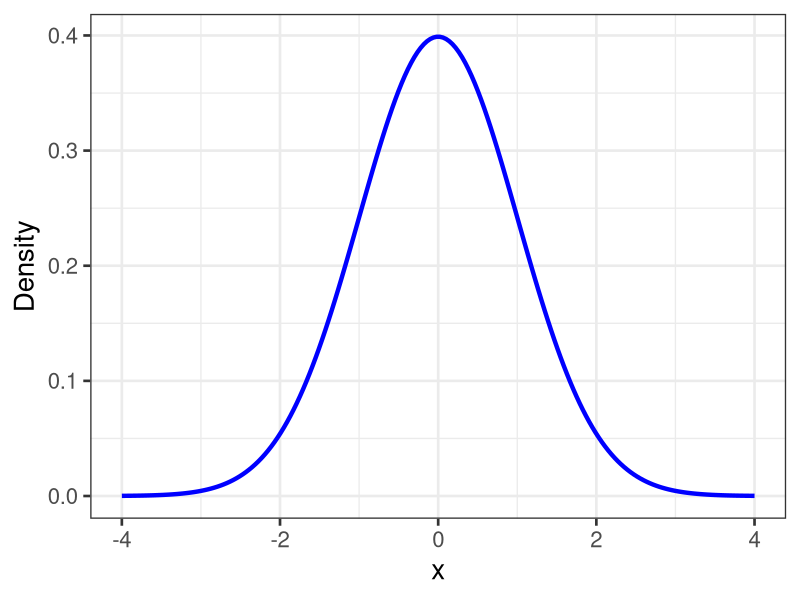
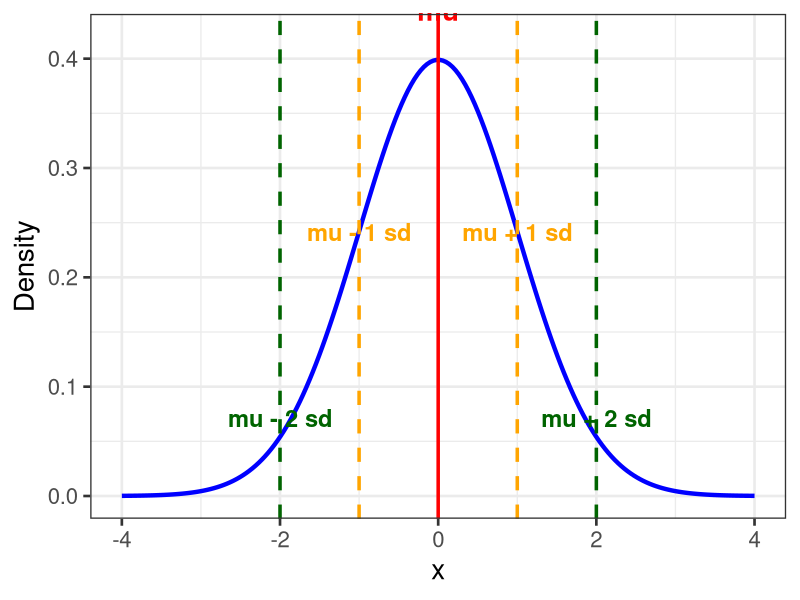

Reproduce these figures in R, in order. (Note: this script raises an error after producing the figures.)
library(ggplot2)

# Set parameters for the normal distribution
mu <- 0      # mean
sigma <- 1   # standard deviation

# Create a sequence of x values
x <- seq(-4, 4, length.out = 200)

# Compute the corresponding density values
df <- data.frame(
  x = x,
  density = dnorm(x, mean = mu, sd = sigma)
)

# Create the ggplot
ggplot(df, aes(x = x, y = density)) +
  geom_line(color = "blue", size = 1.5) +
  labs(
    #title = "Example of a Gaussian (Normal) Probability Distribution",
    x = "x",
    y = "Density"
  ) +
  theme_bw(base_size = 20)

ggplot(df, aes(x = x, y = density)) +
  geom_line(color = "blue", size = 1.5) +
  geom_vline(xintercept = mu, color = "red", linetype = "solid", size = 1.2) +
  geom_vline(xintercept = mu + sigma, color = "orange", linetype = "dashed", size = 1.2) +
  geom_vline(xintercept = mu - sigma, color = "orange", linetype = "dashed", size = 1.2) +
  geom_vline(xintercept = mu + 2*sigma, color = "darkgreen", linetype = "dashed", size = 1.2) +
  geom_vline(xintercept = mu - 2*sigma, color = "darkgreen", linetype = "dashed", size = 1.2) +
  annotate("text", x = mu, y = 0.42, label = "mu", color = "red", vjust = -0.8, fontface = "bold", size = 7) +
  annotate("text", x = mu - sigma, y = 0.22, label = "mu - 1 sd", color = "orange", vjust = -0.8, fontface = "bold", size = 6) +
  annotate("text", x = mu + sigma, y = 0.22, label = "mu + 1 sd", color = "orange", vjust = -0.8, fontface = "bold", size = 6) +
  annotate("text", x = mu - 2*sigma, y = 0.05, label = "mu - 2 sd", color = "darkgreen", vjust = -0.8, fontface = "bold", size = 6) +
  annotate("text", x = mu + 2*sigma, y = 0.05, label = "mu + 2 sd", color = "darkgreen", vjust = -0.8, fontface = "bold", size = 6) +
  labs(
    #title = "Gaussian Distribution with Mean (mu), ±1 SD, and ±2 SD",
    x = "x",
    y = "Density"
  ) +
  theme_bw(base_size = 20)


# Parameters for the two distributions
mu <- 0
sds <- c(1, 2)

# Create data for both sd values
curve_data <- expand_grid(sd = sds, x = seq(-6, 6, length.out = 300)) %>%
  mutate(mu = mu,
         density = dnorm(x, mean = mu, sd = sd),
         group = paste0("sd = ", sd))

# For vertical lines (mu and mu±sd)
vlines <- tibble(
  sd = rep(sds, each = 3),
  x = c(mu, mu-1, mu+1, mu, mu-2, mu+2),
  label = rep(c("mu", "mu-1sd", "mu+1sd"), 2),
  group = paste0("sd = ", rep(sds, each = 3))
) %>%
  mutate(x = case_when(
    label == "mu-1sd" ~ mu - sd,
    label == "mu+1sd" ~ mu + sd,
    TRUE ~ mu
  ))

# Create the faceted plot
ggplot(curve_data, aes(x = x, y = density)) +
  geom_line(color = "blue", size = 1.2) +
  geom_vline(data = vlines, aes(xintercept = x), 
             color = "red", linetype = "dashed", size = 1) +
  facet_wrap(~ group, nrow = 2) +
  theme_bw(base_size = 18)
